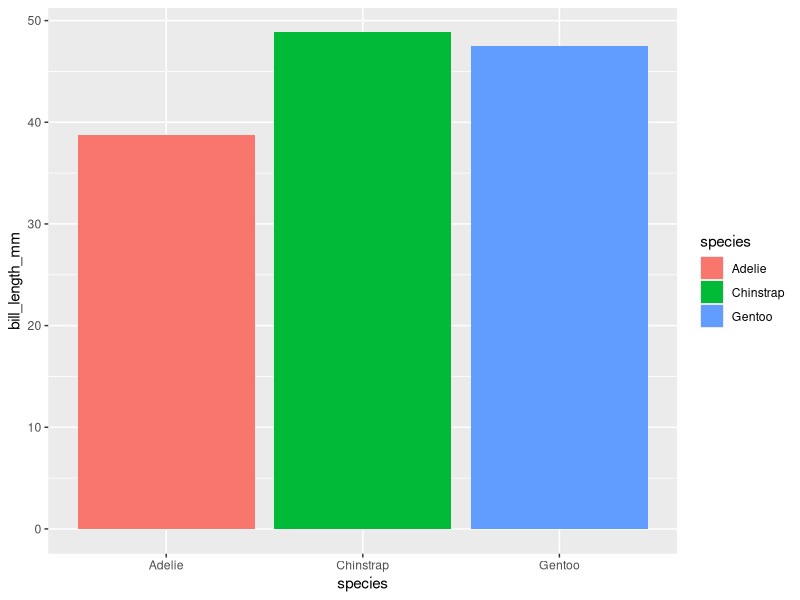
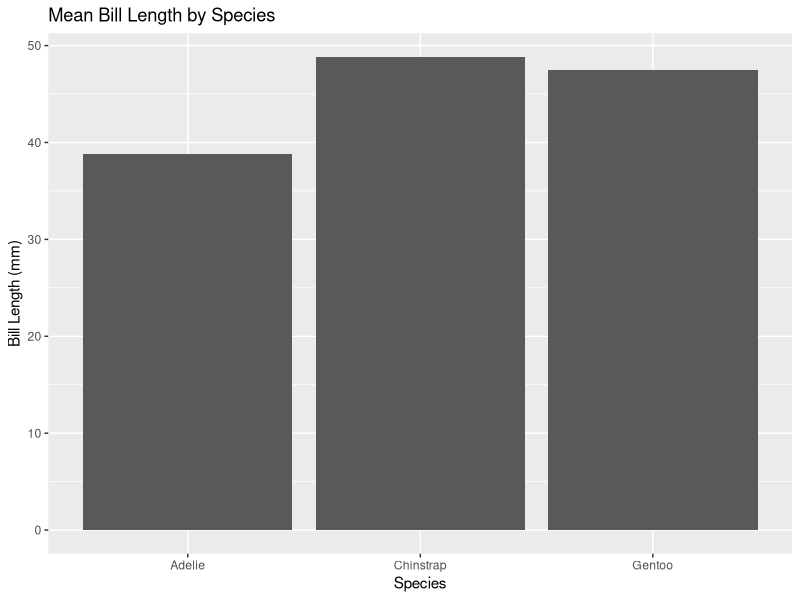

Write the R code that produced these figures, in order.

            library(ggplot2)
            library(palmerpenguins)
            built_answer <- tryCatch(
                {
                    set.seed(42)
                    ggplot(penguins, aes(x = species, y = bill_length_mm, fill = species)) + stat_summary(fun = mean, geom = "bar")
                    suppressWarnings(
                        if (!file.exists("/sandbox/figures/bill-length_species_mean_bar_stat_summary_answer.png")) {
                            ggsave(
                                width = 3,
                                height = 3,
                                "/sandbox/figures/bill-length_species_mean_bar_stat_summary_answer.png"
                            )
                        }
                    )
                    suppressWarnings(
                        ggplot_build(last_plot())
                    )
                },
                error = function(e) {
                    'ERROR'
                }
            )
            built_submission <- tryCatch(
                {
                    set.seed(42)
                    penguins$species <- as.factor(penguins$species)
ggplot(penguins, aes(x = species, y = bill_length_mm)) +
  stat_summary(fun = mean, geom = "bar") +
  labs(title = "Mean Bill Length by Species", x = "Species", y = "Bill Length (mm)")
                    suppressWarnings(
                        ggsave(
                            width = 3,
                            height = 3,
                            "figures/bill-length_species_mean_bar_stat_summary_submission_llama.png"
                        )
                    )
                    suppressWarnings(
                        ggplot_build(last_plot())
                    )
                },
                error = function(e) {
                    'ERROR'
                }
            )
            cat(isTRUE(all.equal(built_answer, built_submission)))
        
